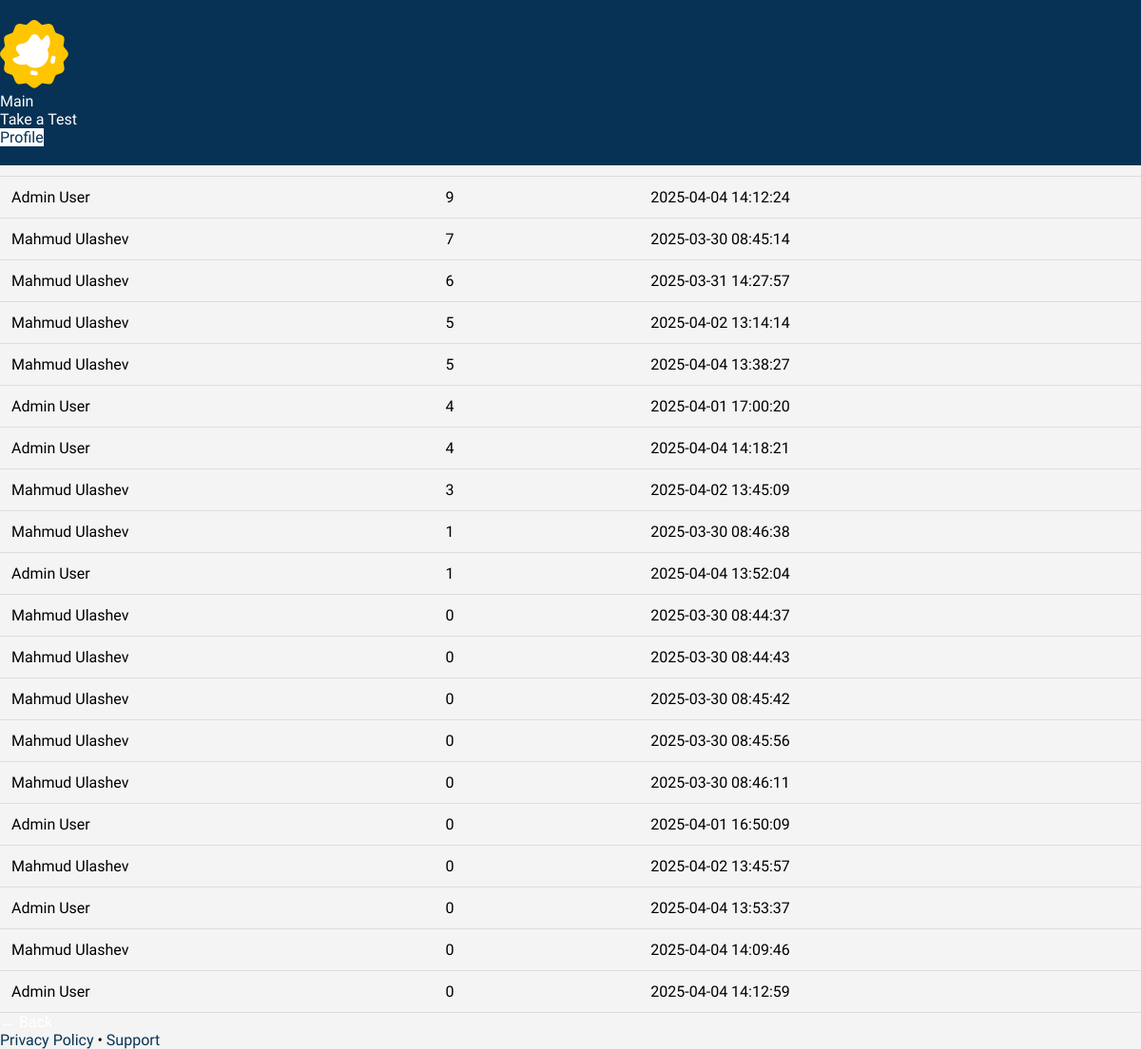
The page /leaderboard on the database as committed earlier.
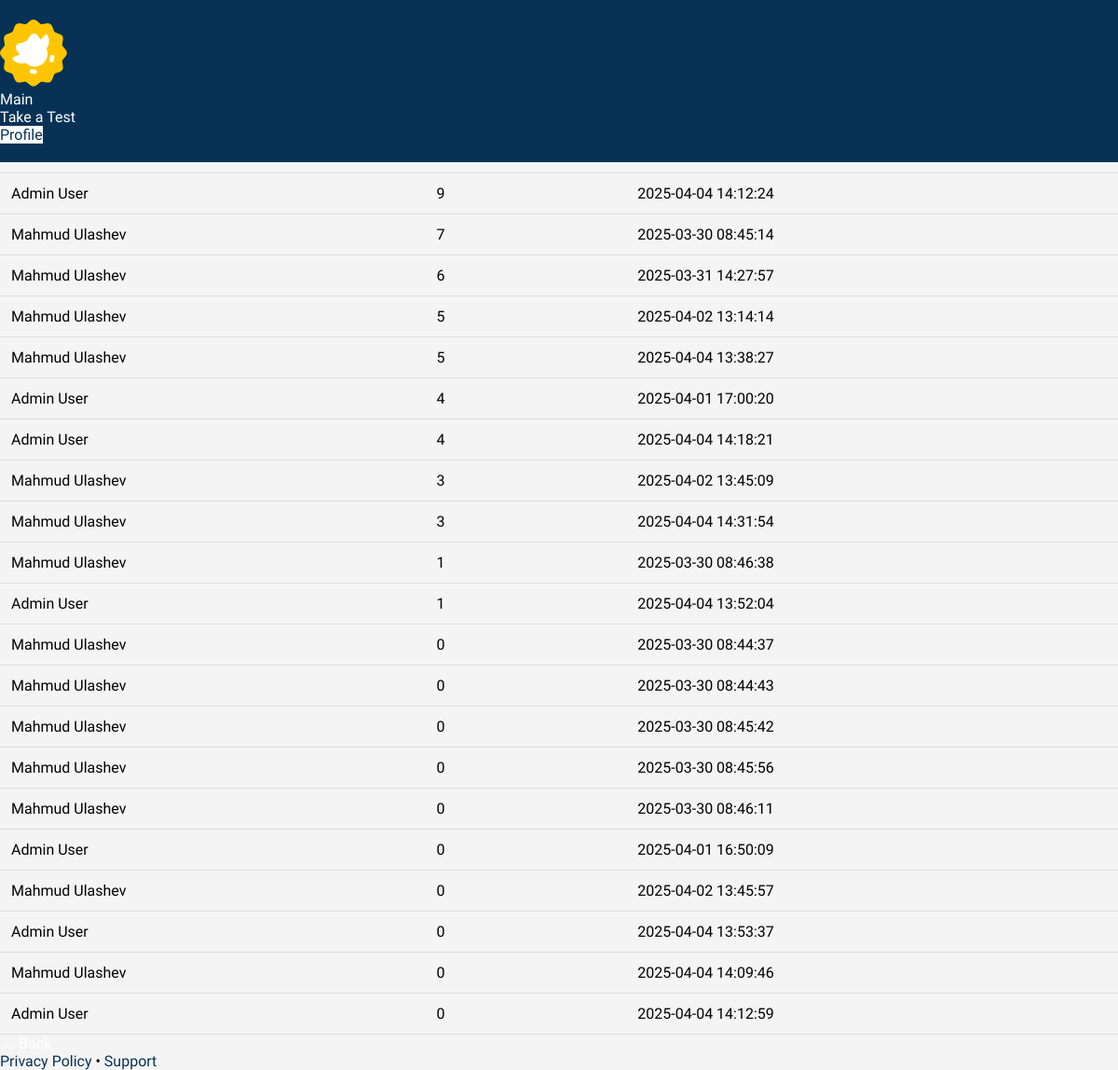
The same page on the database as committed later.
### tables this page shows
CREATE TABLE results (
    id INTEGER PRIMARY KEY AUTOINCREMENT,
    user_id INTEGER NOT NULL,
    ball INTEGER NOT NULL,
    test_date TEXT NOT NULL,
    FOREIGN KEY (user_id) REFERENCES users(id)
);

CREATE TABLE users (
    id INTEGER PRIMARY KEY AUTOINCREMENT,
    first_name TEXT NOT NULL,
    last_name TEXT NOT NULL,
    username TEXT UNIQUE NOT NULL,
    password TEXT NOT NULL,
    is_admin INTEGER DEFAULT 0
);

### app.py (the view)
@app.route("/leaderboard")
def leaderboard():
    conn = conn_databaza()
    cursor = conn.cursor()
    cursor.execute("""
        SELECT users.first_name, users.last_name, results.ball, results.test_date
        FROM results
        JOIN users ON results.user_id = users.id
        ORDER BY results.ball DESC, results.test_date ASC
    """)
    leaders = cursor.fetchall()
    conn.close()
    return render_template("leaderboard.html", leaders=leaders)

### app.py (called while the page is built)
def conn_databaza():
    conn = sqlite3.connect("users.db")
    conn.row_factory = sqlite3.Row
    return conn

### templates/leaderboard.html (shortened to what this page needs)
<!DOCTYPE html>
<html lang="en">
<head>
    <link rel="stylesheet" href="https://cdn.jsdelivr.net/npm/@picocss/pico@1/css/pico.min.css">
    <link rel="stylesheet" href="/static/profile.css">
</head>
<body>
    <div class="header-wrapper">
        <nav class="container">
            <div class="logo1">
                <img src="/static/images/duo.svg" alt="">
            </div>
            <ul>
                <li><a href="/">Main</a></li>
                <li><a href="/test-cover">Take a Test</a></li>
                <li><a  class="profile" href="/profile">Profile</a></li>
            </ul>
        </nav>
    </div>
    <main class="container">
        <section>
            <hgroup>
                <h2>Best results</h2>
                <h3>Top users</h3>
            </hgroup>
            <table>
                <thead>
                    <tr>
                        <th>User</th>
                        <th>Result</th>
                        <th>Date</th>
                    </tr>
                </thead>
                <tbody>
                    {% for leader in leaders %}
                    <tr>
                        <td>{{ leader["first_name"] }} {{ leader["last_name"] }}</td>
                        <td>{{ leader["ball"] }}</td>
                        <td>{{ leader["test_date"] }}</td>
                    </tr>
                    {% endfor %}
                </tbody>
            </table>
            <a href="/" role="button">← Back</a>
        </section>
    </main>
    <footer class="container">
        <a href="#">Privacy Policy</a> • <a href="#">Support</a>
    </footer>
</body>
</html>

Rows that differ between the two databases and show on the page:
added results: first_name "Mahmud", last_name "Ulashev", ball "3", test_date "2025-04-04 14:31:54"
